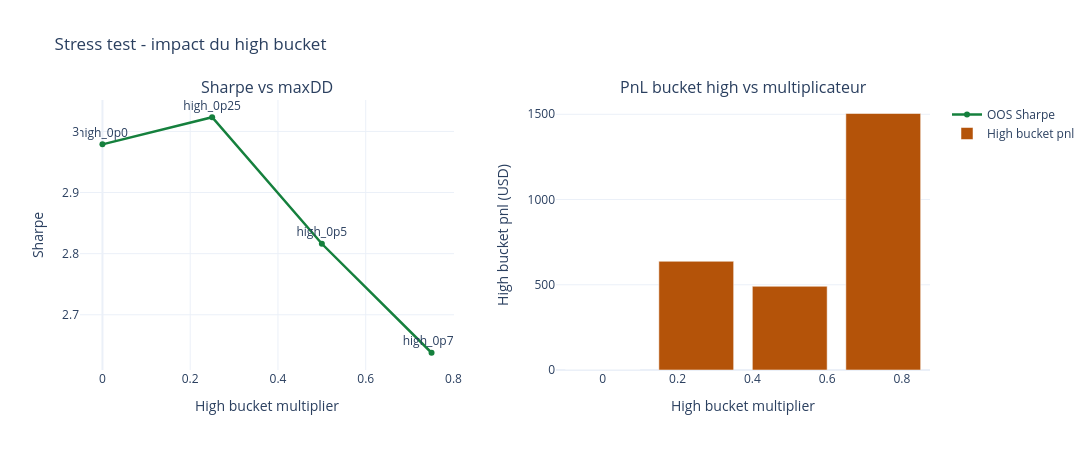

Notebook cell for this chart:
### Markdown cell above
## 6. Stress Test du High Bucket

Le `high=0.25` n'est pas arbitraire: il vient de la mini-campagne de stress sur le bucket haute vol.

### Code cell
stress_display = stress_summary.copy().sort_values("high_bucket_multiplier", ascending=False).reset_index(drop=True)
for col in [
    "oos_net_pnl_usd",
    "oos_max_drawdown_usd",
    "oos_avg_daily_pnl_non_zero_usd",
    "oos_worst_daily_pnl_usd",
    "oos_bucket_low_pnl_usd",
    "oos_bucket_mid_pnl_usd",
    "oos_bucket_high_pnl_usd",
]:
    stress_display[col] = pd.to_numeric(stress_display[col], errors="coerce").round(1)
for col in [
    "oos_annualized_sharpe",
    "oos_sortino",
    "oos_max_drawdown_pct",
    "oos_win_rate",
    "oos_profit_factor",
    "oos_avg_risk_multiplier",
]:
    stress_display[col] = pd.to_numeric(stress_display[col], errors="coerce").round(3)

display(Markdown("### Tableau de stress OOS"))
display(stress_display)

fig_stress = make_subplots(
    rows=1,
    cols=2,
    subplot_titles=("Sharpe vs maxDD", "PnL bucket high vs multiplicateur"),
    horizontal_spacing=0.12,
)
fig_stress.add_trace(
    go.Scatter(
        x=stress_summary["high_bucket_multiplier"],
        y=stress_summary["oos_annualized_sharpe"],
        mode="lines+markers+text",
        text=stress_summary["variant_name"],
        textposition="top center",
        line=dict(color="#15803d", width=2.5),
        name="OOS Sharpe",
    ),
    row=1,
    col=1,
)
fig_stress.add_trace(
    go.Bar(
        x=stress_summary["high_bucket_multiplier"],
        y=stress_summary["oos_bucket_high_pnl_usd"],
        marker_color="#b45309",
        name="High bucket pnl",
    ),
    row=1,
    col=2,
)
fig_stress.update_layout(template=PLOT_TEMPLATE, width=1200, height=450, title="Stress test - impact du high bucket")
fig_stress.update_xaxes(title_text="High bucket multiplier", row=1, col=1)
fig_stress.update_xaxes(title_text="High bucket multiplier", row=1, col=2)
fig_stress.update_yaxes(title_text="Sharpe", row=1, col=1)
fig_stress.update_yaxes(title_text="High bucket pnl (USD)", row=1, col=2)
fig_stress.show()

### Figure 1 — Plotly figure (JSON) as saved in the notebook; plotly's stock layout.template omitted (floating-point values rounded to 4 significant figures)
{"data": [{"line": {"color": "#15803d", "width": 2.5}, "mode": "lines+markers+text", "name": "OOS Sharpe", "text": ["high_0p75", "high_0p5", "high_0p25", "high_0p0"], "textposition": "top center", "type": "scatter", "x": [0.75, 0.5, 0.25, 0.0], "xaxis": "x", "y": [2.638, 2.816, 3.023, 2.979], "yaxis": "y"}, {"marker": {"color": "#b45309"}, "name": "High bucket pnl", "type": "bar", "x": [0.75, 0.5, 0.25, 0.0], "xaxis": "x2", "y": [1504.0, 491.0, 637.5, 0.0], "yaxis": "y2"}], "layout": {"annotations": [{"font": {"size": 16}, "showarrow": false, "text": "Sharpe vs maxDD", "x": 0.22, "xanchor": "center", "xref": "paper", "y": 1.0, "yanchor": "bottom", "yref": "paper"}, {"font": {"size": 16}, "showarrow": false, "text": "PnL bucket high vs multiplicateur", "x": 0.78, "xanchor": "center", "xref": "paper", "y": 1.0, "yanchor": "bottom", "yref": "paper"}], "height": 450, "title": {"text": "Stress test - impact du high bucket"}, "width": 1200, "xaxis": {"anchor": "y", "domain": [0.0, 0.44], "title": {"text": "High bucket multiplier"}}, "xaxis2": {"anchor": "y2", "domain": [0.56, 1.0], "title": {"text": "High bucket multiplier"}}, "yaxis": {"anchor": "x", "domain": [0.0, 1.0], "title": {"text": "Sharpe"}}, "yaxis2": {"anchor": "x2", "domain": [0.0, 1.0], "title": {"text": "High bucket pnl (USD)"}}}}
